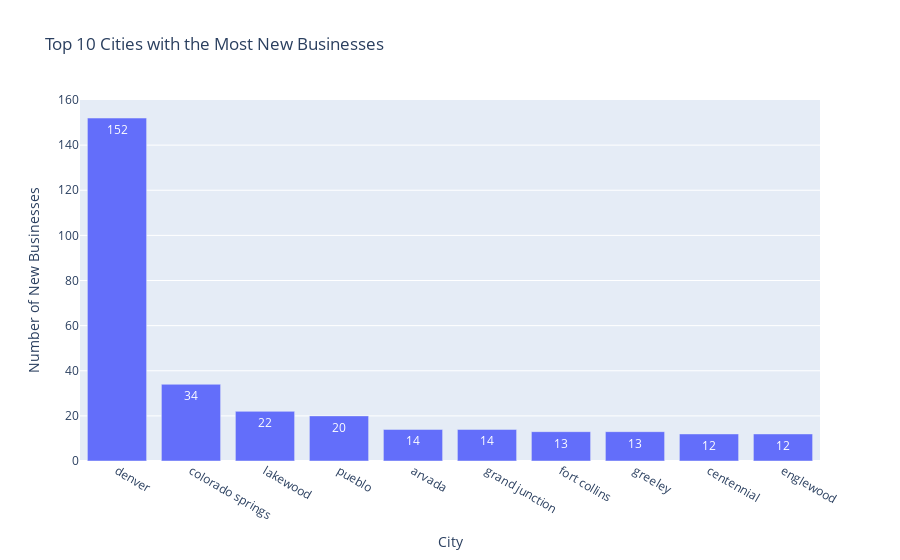

Notebook source saved alongside this figure:
### Code cell
# Create a bar graph of the cities with the most new businesses
fig = px.bar(city_businesses.head(10), x='city', y='count', 
             title='Top 10 Cities with the Most New Businesses',
             labels={'city': 'City', 'count': 'Number of New Businesses'},
             text='count')
fig.show()

### Figure 1 — Plotly figure (JSON) as saved in the notebook; plotly's stock layout.template omitted (floating-point values rounded to 4 significant figures)
{"data": [{"alignmentgroup": "True", "hovertemplate": "City=%{x}<br>Number of New Businesses=%{text}<extra></extra>", "legendgroup": "", "marker": {"color": "#636efa", "pattern": {"shape": ""}}, "name": "", "offsetgroup": "", "orientation": "v", "showlegend": false, "text": [152, 34, 22, 20, 14, 14, 13, 13, 12, 12], "textposition": "auto", "type": "bar", "x": ["denver", "colorado springs", "lakewood", "pueblo", "arvada", "grand junction", "fort collins", "greeley", "centennial", "englewood"], "xaxis": "x", "y": [152, 34, 22, 20, 14, 14, 13, 13, 12, 12], "yaxis": "y"}], "layout": {"barmode": "relative", "legend": {"tracegroupgap": 0}, "title": {"text": "Top 10 Cities with the Most New Businesses"}, "xaxis": {"anchor": "y", "domain": [0, 1], "title": {"text": "City"}}, "yaxis": {"anchor": "x", "domain": [0, 1], "title": {"text": "Number of New Businesses"}}}}
